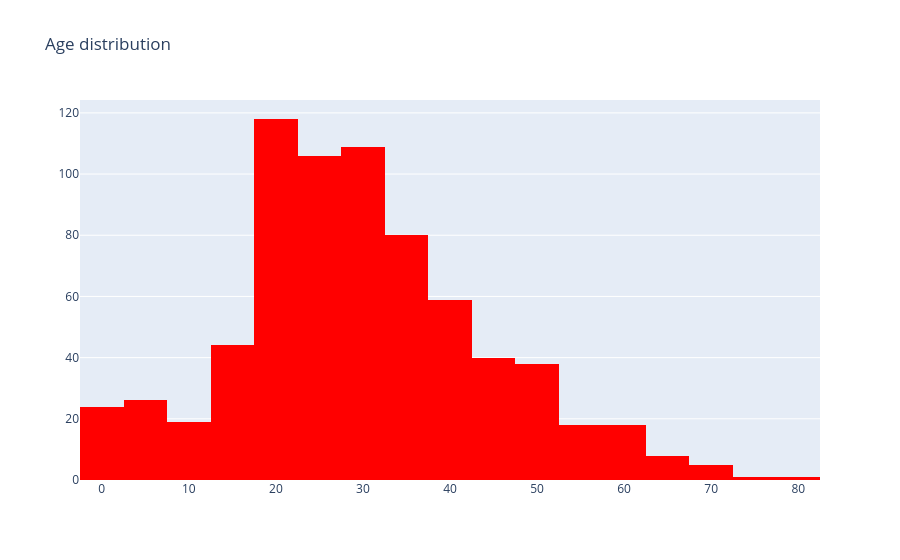

Here is the notebook cell this chart was saved with:
### Code cell
#visualize histograms
trace=go.Histogram(x=data['Age'],
                   nbinsx=20,
                   marker={'color':'red'})
#layout define for the graph
layout=go.Layout(title="Age distribution")
#we combine race with the layout to display the figure
fig=go.Figure(data=trace,layout=layout)
fig

### Figure 1 — Plotly figure (JSON) as saved in the notebook; plotly's stock layout.template omitted (floating-point values rounded to 4 significant figures; data arrays with more than 128 entries replaced by an {"elided": "..."} marker saying what was removed)
{"data": [{"marker": {"color": "red"}, "nbinsx": 20, "type": "histogram", "x": {"elided": "891 float values"}}], "layout": {"title": {"text": "Age distribution"}}}
